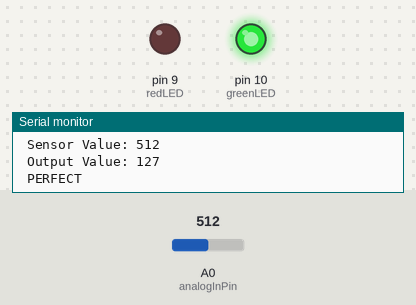
This sketch was run on a simulated Arduino Uno, built with avr-gcc and run on an emulated ATmega328P. Parts: output pins drawn as LEDs (lit = HIGH), the last lines printed to the serial monitor. The test bench sets the inputs (shaded band); at power-on: A0 (analogInPin) = 512.

Above: at 1.2 s.
1.3 s: A0 (analogInPin) set to 589
2.8 s: A0 (analogInPin) set to 614
At 3.3 s:
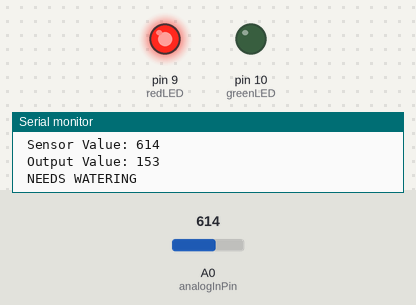
4.3 s: A0 (analogInPin) set to 306
At 4.8 s:
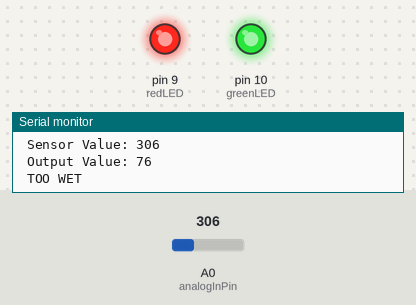
5.8 s: A0 (analogInPin) set to 314
7.3 s: A0 (analogInPin) set to 321
At 7.6 s:
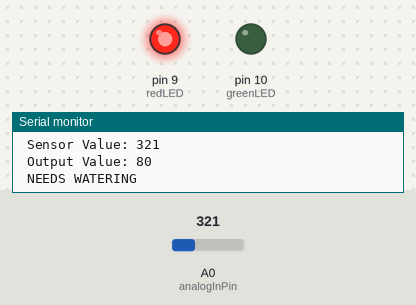
10.3 s: A0 (analogInPin) set to 511
At 11.7 s:
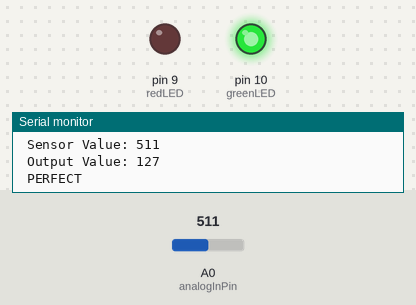
Timing chart, 0 to 13.3 s (numbered marks = the images above; inputs shaded):
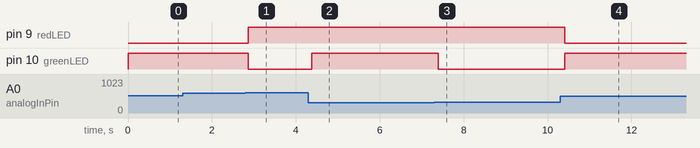

Measured:
- the behaviour switches between 601 and 602 on A0 (analogInPin) (found by bisection; images 0 and 1)
- the behaviour switches between 320 and 321 on A0 (analogInPin) (found by bisection; images 2 and 3)
- after the input at 2.8 s, pin 9 (redLED): LOW → HIGH after 0.07 s; pin 10 (greenLED): HIGH → LOW after 0.07 s
- after the input at 4.3 s, pin 10 (greenLED): LOW → HIGH after 0.08 s
- after the input at 7.3 s, pin 10 (greenLED): HIGH → LOW after 0.09 s
- after the input at 10.3 s, pin 9 (redLED): HIGH → LOW after 0.11 s; pin 10 (greenLED): LOW → HIGH after 0.11 s

The sketch:

moisture_sensor.ino
```cpp
const int analogInPin = A0; // main input
int sensorValue = 0;
int outputValue = 0;
const int redLED = 9;
const int greenLED = 10;


void setup() {
	// initialize serial communication at 9600 bits per second:
	Serial.begin(9600);
	// initializes pins as outputs
	pinMode(redLED, OUTPUT);
	pinMode(greenLED, OUTPUT);
}

// air: 255
// dry soil: > 150
// moist soil: 80 - 150
// wet soil: < 80
// in terms of outputValue


// the loop routine runs over and over again forever:
void loop() {
	// read the input on analog pin 0:
	sensorValue = analogRead(analogInPin);
	// print out the value you read:
	outputValue = map(sensorValue, 0, 1023, 0, 255);
	Serial.print("\n Sensor Value: ");
	Serial.print(sensorValue);
	Serial.print("\n Output Value: ");
	Serial.print(outputValue);

	if (outputValue < 80) {
		// Switching LED's based off threshold
		digitalWrite(redLED, HIGH);
		digitalWrite(greenLED, HIGH);
		Serial.println("\n TOO WET");
	} else if (outputValue > 80 & outputValue < 150) {
		digitalWrite(greenLED, HIGH);
		digitalWrite(redLED, LOW);
		Serial.println("\n PERFECT");
	} else {
		digitalWrite(greenLED, LOW);
		digitalWrite(redLED, HIGH);
		Serial.println("\n NEEDS WATERING");
	}

	delay(150);        // delay in between reads for stability
}
```
